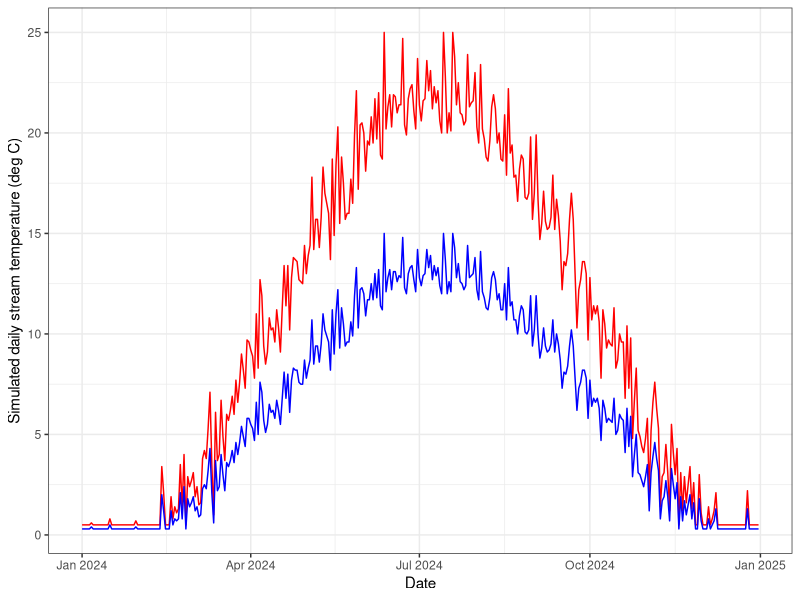

Source code (R): (Note: this script raises an error after producing the figure.)
## ---- chunk 1
library(tidyverse)
library(ggpubr)
## ---- chunk 2
# Set seed for reproducibility
set.seed(123)

# 1. Create a date range (1 year)
dates <- seq(as.Date("2024-01-01"), as.Date("2024-12-31"), by="day")
n <- length(dates)
doy <- as.numeric(format(dates, "%j")) # Day of year

# 2. Simulate Stream Temperature (Sine wave + Noise)
# Parameters: Midpoint, Amplitude, Offset
base_temp <- 10        # Average annual temperature
amplitude <- 12         # Seasonal fluctuation amplitude
# Peak temperature occurs late in the year (July/Aug)
stream_temp <- base_temp + amplitude * sin(2 * pi * (doy - 100) / 365)

# 3. Add random noise (daily weather variation)
noise <- rnorm(n, mean = 0, sd = 1.5)
simulated_temp <- stream_temp + noise

# 4. Force values near 0 to small postive, max = 25
simulated_temp[simulated_temp < 0.5] <- 0.5
simulated_temp[simulated_temp > 25] <- 25

# 4. Simulate cold regime using a multiplier
simulated_temp_cold <- simulated_temp*0.6

# 4. Create Data Frame
temp_df <- tibble(date = dates, 
                  doy = doy, 
                  temp_warm = round(simulated_temp, digits = 1), 
                  temp_cold = round(simulated_temp_cold, digits = 1))

# 5. Plot the simulation
temp_df %>% ggplot() + 
  geom_line(aes(x = date, y = temp_warm), color = "red") +
  geom_line(aes(x = date, y = temp_cold), color = "blue") +
  theme_bw() + 
  xlab("Date") + 
  ylab("Simulated daily stream temperature (deg C)")


# function to retrieve water temperature in patch = patch and at doy/time = t
get_patchtemp <- function(t, patch) {
  if (patch == "warm") {
    temp_df$temp_warm[temp_df$doy == t]
  } else {
    temp_df$temp_cold[temp_df$doy == t]
  }
}
## ---- chunk 3
fncGetBioEParms <- function(spp, pred.en.dens, prey.en.dens, oxy, pff, wt.nearest, 
  startweights = rep(initial.mass, numFish), pvals = rep(0.5, numFish), ration = rep(0.1, numFish)){
  
	N.sites <- nrow(wt.nearest) #here, sites are fish in each reach
  N.steps <- 1 #one time step
  Species <- spp
  SimMethod <- 1 #method that predicts growth
  Pred <- pred.en.dens #predator energy density
  Oxygen <- oxy #oxygen consumed
	PFF <- pff #percent indigestible prey
  stab.factor <- 0.5 #stability factor for other simulation methods
  epsilon <- 0.5 #also for other simulation methods
	endweights <- startweights*5
	TotalConsumption <- rep(100, N.sites)
	pvalues <- t(matrix(round(pvals, 5)))
	sitenames <- t(matrix(wt.nearest[,"pid"]))
	temperature <- t(wt.nearest[,"WT"])
  prey.energy.density <- t(matrix(rep(prey.en.dens, N.sites))) 
  ration <- t(matrix(round(ration, 5)))
  
  return(list(	
    "Species" = Species,
    "SimMethod" = SimMethod,
    "Wstart" = startweights,
    "Endweights" = endweights,
    "TotalConsumption" = TotalConsumption,
    "pp "= pvalues,
    "Temps" = temperature,
    "N.sites" = N.sites,
    "N.steps" = N.steps,
    "sitenames" = sitenames,
    "Pred" = Pred,
    "prey.energy.density" = prey.energy.density,
    "Oxygen" = Oxygen,
    "stab.factor" = stab.factor,
    "PFF" = PFF,
    "epsilon" = epsilon,
    "ration" = ration)
  )
  
}
## ---- chunk 4
# Constants, hard-coded - using RATION instead of p-values
fncReadConstants <- function() {
  
  # Get consumption constants
  # Cons <- data.frame(
  #   ConsEQ = 3,
  #   CA = 0.1317,
  #   CB = -0.1396,
  #   CQ = 3.0,
  #   CTO = 15.8,
  #   CTM = 17.5,
  #   CTL = 21.0,
  #   CK1 = 0.06,
  #   CK4 = 0.38)
  # 
  # # Get respiration constants
  # Resp <- data.frame(
  #   RespEQ = 1, 
  #   RA = 0.0009,
  #   RB = -0.1266,
  #   RQ = 0.0833,
  #   RTO = 0,
  #   RTM = 0,
  #   RTL = 0,
  #   RK1 = 1,
  #   RK4 = 0,
  #   ACT = 1,
  #   BACT = 0,
  #   SDA = 0.172)
  # 
  # # Get Excretion / Egestion Constants
  # Excr <- data.frame(
  #   ExcrEQ = 2, 
  #   FA = 0.212,  
  #   FB = -0.222, 
  #   FG = 0.631, 
  #   UA = 0.0314, 
  #   UB = 0.58, 
  #   UG = -0.299)
  
    Cons <- data.frame(
    ConsEQ = 4,
    CA = 0.628,
    CB = -0.3,
    CQ = 5,
    CTO = 20,
    CTM = 20,
    CTL = 24,
    CK1 = 0.33,
    CK4 = 0.2)
  
  # Get respiration constants
  Resp <- data.frame(
    RespEQ = 1, 
    RA = 0.00264,
    RB = -0.217,
    RQ = 0.06818,
    RTO = 0.0234,
    RTM = 0,
    RTL = 25,
    RK1 = 1,
    RK4 = 0.13,
    ACT = 9.7,
    BACT = 0.0405,
    SDA = 0.172)
  
  # Get Excretion / Egestion Constants
  Excr <- data.frame(
    ExcrEQ = 4, 
    FA = 0.212,  
    FB = -0.222, 
    FG = 0.631, 
    UA = 0.0314, 
    UB = 0.58, 
    UG = -0.299)
  
  # Return the Constants
  return(list("Consumption" = Cons, 
              "Respiration" = Resp, 
              "Excretion" = Excr))
}
## ---- chunk 5
# Consumption Equation 1
ConsumptionEQ1 <- function(W, TEMP, PP, PREY, CA, CB, CQ) {

	CMAX <- CA * (W ** CB)			#max specific feeding rate (g_prey/g_pred/d)
	CONS <<- (CMAX * PP * exp(CQ * TEMP))	#specific consumption rate (g_prey/g_pred/d) - grams prey consumed per gram of predator mass per day
	CONSj <<- CONS * PREY          		 #specific consumption rate (J/g_pred/d) - Joules consumed for each gram of predator for each day
	return(list("CMAX" = CMAX, "CONS" = CONS, "CONSj" = CONSj))
}

# Consumption Equation 2
ConsumptionEQ2 <- function(W, TEMP, PP, PREY, CA, CB, CTM, CTO, CQ) {

	Y <- log(CQ) * (CTM - CTO + 2)
	Z <- log(CQ) * (CTM - CTO)
	X <- (Z ^ 2 * (1 + (1 + 40 / Y) ^ .5) ^ 2) / 400
	V <- (CTM - TEMP) / (CTM - CTO)
	CMAX <- CA * (W ** CB)		
	CONS <- CMAX * PP * (V ** X) * exp(X * (1 - V))
	CONSj <- CONS*PREY             

	return(list("CMAX" = CMAX, "CONS" = CONS, "CONSj" = CONSj))
}

# Consumption Equation #3: Temperature Dependence for cool-cold water species
ConsumptionEQ3 <- function(W, TEMP, PP, PREY, CA, CB, CK1, CTO, CQ, CK4, CTL, CTM) {
	G1 <- (1 / (CTO - CQ)) * (log((0.98 * (1 - CK1)) / (CK1 * 0.02)))
	L1 <- exp(G1 * (TEMP - CQ))
	KA <- (CK1 * L1) / (1 + CK1 * (L1 - 1))
	G2 <- (1 / (CTL - CTM)) * (log((0.98 * (1 - CK4)) / (CK4 * 0.02)))
	L2 <- exp(G2 * (CTL - TEMP))
	KB <- (CK4 * L2) / (1 + CK4 * (L2 - 1))
	CMAX <- CA * (W ** CB)		#max specific feeding rate (g_prey/g_pred/d)
	
	CONS <- CMAX * PP * KA * KB		#specific consumption rate (g_prey/g_pred/d) - grams prey consumed per gram of predator mass per day
	
	CONSj <- CONS * PREY             #specific consumption rate (J/g_pred/d) - Joules consumed for each gram of predator for each day

	return(list("CMAX" = CMAX, "CONS" = CONS, "CONSj" = CONSj))
	}

# Consumption Equation 3 that gives CONS based on RATION instead of PP
ConsumptionEQ4 <- function(W, TEMP, RATION, PREY, CA, CB, CK1, CTO, CQ, CK4, CTL, CTM) {
  G1 <- (1 / (CTO - CQ)) * (log((0.98 * (1 - CK1)) / (CK1 * 0.02)))
  L1 <- exp(G1 * (TEMP - CQ))
  KA <- (CK1 * L1) / (1 + CK1 * (L1 - 1))
  G2 <- (1 / (CTL - CTM)) * (log((0.98 * (1 - CK4)) / (CK4 * 0.02)))
  L2 <- exp(G2 * (CTL - TEMP))
  KB <- (CK4 * L2) / (1 + CK4 * (L2 - 1))
  CMAX <- CA * (W ** CB)		#max specific feeding rate (g_prey/g_pred/d)
  
  RATION[RATION >= CMAX] <- CMAX[RATION >= CMAX]
  CONS <- RATION * KA * KB  #specific consumption rate (g_prey/g_pred/d) - grams prey consumed per gram of predator mass per day
  
  CONSj <- CONS * PREY  #specific consumption rate (J/g_pred/d) - Joules consumed for each gram of predator for each day
  
  return(list("CMAX" = CMAX, "CONS" = CONS, "CONSj" = CONSj))
}

# Excretion Equation 1
ExcretionEQ1 <- function(CONS, CONSj, TEMP, PP, FA, UA) {

	EG <- FA * CONS				# egestion (fecal waste) in g_waste/g_pred/d
	U <- UA * (CONS - EG)	 			# excretion (nitrogenous waste) in g_waste/g_pred/d

	EGj <- FA * CONSj				# egestion in J/g/d
	Uj <- UA * (CONSj - EGj)			# excretion in J/g/d

	return(list("EG" = EG, "EGj" = EGj, "U" = U, "Uj" = Uj))
	}	

# Excretion Equation 2
ExcretionEQ2 <- function(CONS, CONSj, TEMP, PP, FA, UA, FB, FG, UB, UG) {

	EG <- FA * TEMP ^ FB * exp(FG * PP) * CONS			# egestion (fecal waste) in g_waste/g_pred/d
	U <- UA * TEMP ^ UB * exp(UG * PP) * (CONS - EG)			# excretion (nitrogenous waste) in g_waste/g_pred/d

	EGj <- EG * CONSj / CONS					# egestion in J/g/d
	Uj <- U * CONSj / CONS					# excretion in J/g/d

	return(list("EG" = EG, "EGj" = EGj, "U" = U, "Uj" = Uj))
	}

# Excretion Equation 3 (W/ correction for indigestible prey as per Stewart 1983)
ExcretionEQ3 <- function(CONS, CONSj, TEMP, PP, FA, UA, FB, FG, UB, UG, PFF) {

	#Note: In R, "F" means "FALSE", here we use EG as the variable name for egestion instead of F (as in the FishBioE 3.0 manual)
	#Note:  PFF = 0 assumes prey are entirely digestible, making this essentially the same as Equation 2

	PE <- FA * (TEMP ** FB) * exp(FG * PP)

	PF <- ((PE - 0.1) / 0.9) * (1 - PFF) + PFF

	EG <- PF * CONS					# egestion (fecal waste) in g_waste/g_pred/d
	U <- UA * (TEMP ** UB) * (exp(UG * PP)) * (CONS - EG)	# excretion (nitrogenous waste) in g_waste/g_pred/d

	EGj <- PF * CONSj				# egestion in J/g/d
	Uj <- UA * (TEMP ** UB) * (exp(UG * PP)) * (CONSj - EGj)	# excretion in J/g/d

	return(list("EG" = EG, "EGj" = EGj, "U" = U, "Uj" = Uj))
	}	

# Excretion Equation 3 but using RATION instead of PP
ExcretionEQ4 <- function(CONS, CONSj, TEMP, RATION, CMAX, FA, UA, FB, FG, UB, UG, PFF) {
  
  #Note: In R, "F" means "FALSE", here we use EG as the variable name for egestion instead of F (as in the FishBioE 3.0 manual)
  #Note:  PFF = 0 assumes prey are entirely digestible, making this essentially the same as Equation 2
  
  RATION[RATION >= CMAX] <- CMAX[RATION >= CMAX]
  PP <- RATION / CMAX #calculating p-value based on ration and CMax inputs
  
  PE <- FA * (TEMP ** FB) * exp(FG * PP)
  
  PF <- ((PE - 0.1) / 0.9) * (1 - PFF) + PFF
  
  EG <- PF * CONS					# egestion (fecal waste) in g_waste/g_pred/d
  U <- UA * (TEMP ** UB) * (exp(UG * PP)) * (CONS - EG)	# excretion (nitrogenous waste) in g_waste/g_pred/d
  
  EGj <- PF * CONSj				# egestion in J/g/d
  Uj <- UA * (TEMP ** UB) * (exp(UG * PP)) * (CONSj - EGj)	# excretion in J/g/d
  
  return(list("EG" = EG, "EGj" = EGj, "U" = U, "Uj" = Uj))
}	

# Respiration Equation 1
RespirationEQ1 <- function(W, TEMP, CONS, EG, PREY, OXYGEN, RA, RB, ACT, SDA, RQ, RTO, RK1, RK4, RTL, BACT){

	VEL <- (RK1 * W ^ RK4) * (TEMP > RTL) + ACT * W ^ RK4 * exp(BACT * TEMP) * (1 - 1 * (TEMP > RTL))
	ACTIVITY <- exp(RTO * VEL)
	S <- SDA * (CONS - EG)					# proportion of assimilated energy lost to SDA in g/g/d (SDA is unitless)
	Sj <- S * PREY						# proportion of assimilated energy lost to SDA in J/g/d - Joules lost to digestion per gram of predator mass per day
	R <- RA * (W ** RB) * ACTIVITY * exp(RQ * TEMP)       	# energy lost to respiration (metabolism) in g/g/d
	Rj <- R * OXYGEN           				# energy lost to respiration (metabolism) in J/g/d - Joules per gram of predator mass per day
	return(list("R" = R, "Rj" = Rj, "S" = S, "Sj" = Sj))
	}

# Respiration Equation 2 (Temp dependent w/ ACT multiplier)
RespirationEQ2 <- function(W, TEMP, CONS, EG, PREY, OXYGEN, RA, RB, ACT, SDA, RTM, RTO, RQ) {

	V <- (RTM - TEMP) / (RTM - RTO)
	V[V < 0] <- 0.001 #AHF Added to stop errors when Water temps exceed RTM!
	Z <- (log(RQ)) * (RTM - RTO)
	Y <- (log(RQ)) * (RTM - RTO + 2)
	X <- ((Z ** 2) * (1 + (1 + 40 / Y) ** 0.5) ** 2) / 400
	S <- SDA * (CONS - EG)					# proportion of assimilated energy lost to SDA in g/g/d (SDA is unitless)
	Sj <- S * PREY						# proportion of assimilated energy lost to SDA in J/g/d - Joules lost to digestion per gram of predator mass per day
	R <- RA * (W ** RB) * ACT * ((V ** X) * (exp(X * (1 - V) )))     	# energy lost to respiration (metabolism) in g/g/d
	Rj <- R * OXYGEN           				# energy lost to respiration (metabolism) in J/g/d - Joules per gram of predator mass per day
	return(list("R" = R, "Rj" = Rj, "S" = S, "Sj" = Sj))
	}
## ---- chunk 6
CalculateGrowth <- function(Constants, Input) {
  
  pred <- Input$Pred
  Oxygen <- Input$Oxygen
  
  # Initialize Fish Weights
  W <- array(rep(0, (Input$N.sites * (Input$N.steps + 1))), c(Input$N.steps + 1, Input$N.sites))
  W[1,] <- as.numeric(Input$Wstart[1:ncol(W)])
  Growth <- array(rep(0, Input$N.sites * Input$N.steps), c(Input$N.steps, Input$N.sites))
  Growth_j <- Consumpt <- Consumpt_j <- Excret <- Excret_j <- Egest <- Egest_j <- Respirat <- Respirat_j <- S.resp <- Sj.resp <- Gg_WinBioE <- Gg_ELR <- Growth
  TotalC <- rep(0, Input$N.sites)
  
  ##Start Looping Through Time - for Known Consumption, solving for Weight
  t = 1
  for (t in 1:(Input$N.steps)) {
    
    ### Consumption 
    if(Constants$Consumption$ConsEQ == 1) {
      Cons <- with(Constants$Consumption, ConsumptionEQ1(W[t,], Input$Temps[t,], Input$pp[t,], Input$prey.energy.density[t,], Constants$Consumption$CA, Constants$Consumption$CB, Constants$Consumption$CQ))
    } else if(Constants$Consumption$ConsEQ == 2){
      Cons <- with(Constants$Consumption, ConsumptionEQ2(W[t,], Input$Temps[t,], Input$pp[t,], Input$prey.energy.density[t,], Constants$Consumption$CA, Constants$Consumption$CB, Constants$Consumption$CTM, Constants$Consumption$CTO, Constants$Consumption$CQ))
    } else if(Constants$Consumption$ConsEQ == 3){
      Cons <- with(Constants$Consumption, ConsumptionEQ3(W[t,], Input$Temps[t,], Input$pp[t,], Input$prey.energy.density[t,], Constants$Consumption$CA, Constants$Consumption$CB, Constants$Consumption$CK1, Constants$Consumption$CTO, Constants$Consumption$CQ, Constants$Consumption$CK4, Constants$Consumption$CTL, Constants$Consumption$CTM))
    } else if(Constants$Consumption$ConsEQ == 4){
      Cons <- with(Constants$Consumption, ConsumptionEQ4(W[t,], Input$Temps[t,], Input$ration[t,], Input$prey.energy.density[t,], Constants$Consumption$CA, Constants$Consumption$CB, Constants$Consumption$CK1, Constants$Consumption$CTO, Constants$Consumption$CQ, Constants$Consumption$CK4, Constants$Consumption$CTL, Constants$Consumption$CTM))
    }
    
    TotalC <- TotalC + Cons$CONS * W[t,]
    
    # store daily consumption 
    Consumpt[t,] <- as.numeric(Cons$CONS)
    Consumpt_j[t,] <- as.numeric(Cons$CONSj)
    
    
    ### Excretion / Egestion
    if(Constants$Excretion$ExcrEQ == 1) {
      ExcEgest <- with(Constants$Excretion, ExcretionEQ1(Cons$CONS, Cons$CONSj, Input$Temps[t,], Input$pp[t,], Constants$Excretion$FA, Constants$Excretion$UA))
    } else if (Constants$Excretion$ExcrEQ == 2) {
      ExcEgest <- with(Constants$Excretion, ExcretionEQ2(Cons$CONS, Cons$CONSj, Input$Temps[t,], Input$pp[t,], Constants$Excretion$FA, Constants$Excretion$UA, Constants$Excretion$FB, Constants$Excretion$FG, Constants$Excretion$UB, Constants$Excretion$UG ))
    } else if (Constants$Excretion$ExcrEQ == 3) {
      ExcEgest <- with(Constants$Excretion, ExcretionEQ3(Cons$CONS, Cons$CONSj, Input$Temps[t,], Input$pp[t,], Constants$Excretion$FA, Constants$Excretion$UA, Constants$Excretion$FB, Constants$Excretion$FG, Constants$Excretion$UB, Constants$Excretion$UG, Input$PFF) )
    } else if (Constants$Excretion$ExcrEQ == 4) {
      ExcEgest <- with(Constants$Excretion, ExcretionEQ4(Cons$CONS, Cons$CONSj, Input$Temps[t,], Input$ration[t,], Cons$CMAX, Constants$Excretion$FA, Constants$Excretion$UA, Constants$Excretion$FB, Constants$Excretion$FG, Constants$Excretion$UB, Constants$Excretion$UG, Input$PFF) )
    }
    
    # store daily excretion and egestion
    Excret[t,] <- as.numeric(ExcEgest$U)
    Excret_j[t,] <- as.numeric(ExcEgest$Uj)
    Egest[t,] <- as.numeric(ExcEgest$EG)
    Egest_j[t,] <- as.numeric(ExcEgest$EGj)
    
    
    ### Respiration
    if(Constants$Respiration$RespEQ == 1) {
      Resp <- with(Constants$Respiration, RespirationEQ1(W[t,], Input$Temps[t,], Cons$CONS, ExcEgest$EG, Input$prey.energy.density[t,], Input$Oxygen, Constants$Respiration$RA, Constants$Respiration$RB, Constants$Respiration$ACT, Constants$Respiration$SDA, Constants$Respiration$RQ,Constants$Respiration$RTO, Constants$Respiration$RK1, Constants$Respiration$RK4, Constants$Respiration$RTL, Constants$Respiration$BACT))
    } else if (Constants$Respiration$RespEQ == 2) {
      Resp <- with(Constants$Respiration, RespirationEQ2(W[t,], Input$Temps[t,], Cons$CONS, ExcEgest$EG, Input$prey.energy.density[t,], Input$Oxygen, Constants$Respiration$RA, Constants$Respiration$RB, Constants$Respiration$ACT, Constants$Respiration$SDA, Constants$Respiration$RTM, Constants$Respiration$RTO, Constants$Respiration$RQ))
    }
    
    #store daily respiration results
    Respirat[t,] <- as.numeric(Resp$R)
    Respirat_j[t,] <- as.numeric(Resp$Rj)
    S.resp[t,] <- as.numeric(Resp$S)
    Sj.resp[t,] <- as.numeric(Resp$Sj)
    
    
    ### Now calculate Growth
    
    # growth in J/g/d - Joules allocated to growth for each gram of predator on each day
    Gj <- Cons$CONSj - Resp$Rj - ExcEgest$EGj - ExcEgest$Uj - Resp$Sj	
    G <- Cons$CONS - Resp$R - ExcEgest$EG - ExcEgest$U - Resp$S
    # growth in g/d - Grams of predator growth each day
    Growth[t,] <- as.numeric(Gj * W[t,]) / pred
    Growth_j[t,] <- as.numeric(Gj)
    
    # growth in g/g/d (DailyWeightIncrement divided by fishWeight)
    Gg_WinBioE[t,] <- as.numeric(Growth[t,] / W[t,])			
    
    # growth in g/g/d (DailyWeightIncrement divided by average of fish start end weights)
    Gg_ELR[t,] <- Growth[t,] / ((as.numeric(Input$Wstart[1:ncol(W)]) + W[t,]) / 2)		
    
    # Calculate absolute weight at time t+1
    W[t + 1,] <- W[t,] + Growth[t,]
    
    
  } # End of cycles through time
  
  # Return Results	
  return(list(
    "TotalC" = TotalC,
    "W" = W, 
    "Growth" = Growth, 
    "Gg_WinBioE" = Gg_WinBioE, 
    "Gg_ELR" = Gg_ELR,
    "Growth_j" = Growth_j,
    "Consumption" = Consumpt,
    "Consumption_j" = Consumpt_j,
    "Excretion" = Excret,
    "Excretion_j" = Excret_j,
    "Egestion" = Egest,
    "Egestion_j" = Egest_j,
    "Respiration" = Respirat, 
    "Respiration_j" = Respirat_j, 
    "S.resp" = S.resp,
    "Sj.resp" = Sj.resp
  ))
}
## ---- chunk 7
BioE <- function (Input, Constants) {

# for simulation method =1 (we have p-vals, and want to solve for weights
if (Input$SimMethod == 1) {
  
	# Method 1: Calculate Growth from p-values and Temperatures
	Results <- CalculateGrowth(Constants, Input)
	W <- Results$W
	Growth <- Results$Growth
	
} else{

# We don't know p-values, but need to iteratively solve for them
# Method 2 or 3:  Calculate P-values from Total Growth or Consumption
# Need to assume p-values are constant with time
	
	# initialize first guess p-values of .5
	Input$pp <- array(rep(0.5, Input$N.sites * Input$N.step), 
		 c(Input$N.step, Input$N.sites))

	# set error at high value, iterate until it's small
	Error <- rep(99, Input$N.sites)
	iteration <- 0

### Interate until error is less than .1
	while(max(abs(Error)) > Input$epsilon) 
{
	iteration <- iteration + 1
		Results<- CalculateGrowth(Constants, Input)
		W <- Results$W
    TConsumption<- Results$TotalC

 # Find error (depending on which thing on which we're converging), and
 # and come up with new estimate for average p-value
		if (Input$SimMethod == 2)  {
		      Error <- (W[Input$N.step + 1,] - Input$Endweights)
  # Delta is the amount by which we'll change the p-value (prior to
  # scaling by the stability factor
		  	Delta <- (Input$Endweights) / (W[Input$N.step + 1,]) *
      	         Input$pp[1,] - Input$pp[1,]

		Pnew <- as.vector(Input$p[1,] + Input$stab.factor * Delta)
	# Guard against negative p-values
	 for (i in 1:length(Pnew)) {Pnew[i] = max(0, Pnew[i])}
		} else 
		{
	      Error <- (TConsumption - Input$TotalConsumption) / Input$TotalConsumption
	  	Delta <- Input$TotalConsumption/TConsumption * Input$p[1,] - Input$p[1,]
		Pnew <- as.vector(Input$p[1,] + Input$stab.factor * Delta)
	}
	# Update for user, show p-values and error, see if we're converging
		for (i in 1:Input$N.step) {Input$p[i,] <- as.numeric(Pnew)}
			print(paste("Pnew =",Pnew, "  Error =", Error))
	            print(paste("iteration = ", iteration))	
		} # end of while statement 
	} 

Results$pp = Input$pp
# We're done.  Let's return the results!
return(Results)
}
## ---- chunk 8
  #PIDs is vector of fish or a single fish
fncGrowthFish <- function(PIDs = NA){
  
  #these need to match what was used when pre-calculating growth 
  #(they define the dimensions of the array that the precalculated data are stored in)
  wt.seq <- seq(0.05, 25, 0.05) #water temperature
  ra.seq <- seq(0.02, 0.17, 0.001) #ration
  ma.seq <- seq(1, 1500, 1) #fish mass
  
  #get data
  if(any(is.na(PIDs))){
    td <- fish[, c("pid", "weight", "ration", wt.field)] #all fish
  } else {
    td <- fish[fish$pid %in% PIDs, c("pid", "weight", "ration", wt.field)] #specific fish
  }
  td[,"weight"][td[,"weight"] < 1] <- 1 #minimum value that can be looked up is 1 g
  
  if(nrow(td) > 0){ #ensure there are data before proceeding
    growth <- watemp <- vector(length = length(PIDs)) #create empty vectors
    #for each fish, lookup pre-calculated growth
    for(x in 1:length(PIDs)){
      wt.idx <- which.min(abs(wt.seq - td[,wt.field][x])) #which water temperature is closest to fish's?
      ra.idx <- which.min(abs(ra.seq - td[,"ration"][x])) #which ration is closest to fish's?
      ma.idx <- which.min(abs(ma.seq - td[,"weight"][x])) #which weight is closest to fishs?
      growth[x] <- wt.growth[wt.idx, ra.idx, ma.idx] #use these indices to look up pre-calculated growth
      watemp[x] <- wt.seq[wt.idx]
    }
    if(any(is.na(PIDs))) PIDs <- fish[,"pid"]
    lookup <- cbind("pid" = PIDs, "weight" = td[,"weight"], "ration" = td[,"ration"], "WT.actual" = td[,wt.field], "WT" = watemp, growth)
  
    return(lookup)
  } else{
    message("No fish IDs provided")
    return(NA)
  }
  
}
## ---- chunk 9
fncGrowthPossible <- function(fweight = 1, ssn, segs = NA){
  
  #these need to match what was used when pre-calculating growth 
  #(they define the dimensions of the array that the precalculated data are stored in)
  wt.seq <- seq(0.05, 25, 0.05) #water temperature
  ra.seq <- seq(0.02, 0.17, 0.001) #ration
  ma.seq <- seq(1, 1500, 1) #fish mass

  #get data
  if(any(is.na(segs))){
    td <- obs.df[obs.df$rid %in% ssn1@data$rid[ssn@data$accessible == 1], c("pid", "rid", "ration", wt.field)]
  } else {
    td <- obs.df[obs.df$rid %in% segs & obs.df$rid %in% ssn@data$rid[ssn@data$accessible == 1], c("pid", "rid", "ration", wt.field)]
  }

  if(nrow(td) > 0){ #ensure there are data before proceeding
    growth <- watemp <- vector(length = nrow(td)) #create empty vectors
    # for each location in stream network at this time, lookup pre-calculated growth potential
    for(x in 1:nrow(td)){
      wt.idx <- which.min(abs(wt.seq - td[,wt.field][x]))
      ra.idx <- which.min(abs(ra.seq - td[,"ration"][x]))
      ma.idx <- round(fweight, 2)
      ma.idx[ma.idx < 1] <- 1
      growth[x] <- wt.growth[wt.idx, ra.idx, ma.idx]
      watemp[x] <- wt.seq[wt.idx]
    }
    lookup <- cbind("pid" = td[,"pid"], "rid" = td[,"rid"], "weight" = rep(fweight, nrow(td)), 
            "ration" = td[,"ration"], "WT.actual" = td[,wt.field], "WT" = watemp, growth)
  
    return(lookup)
  } else{
    message("No accessible reaches provided")
    return(NA)
  }
  
}
## ---- chunk 10

choose_patch <- function(current_patch, W, T_warm, T_cold, F_warm, F_cold, p) {
  
  g_warm <- net_growth(W, T_warm, F_warm, p)
  g_cold <- net_growth(W, T_cold, F_cold, p)
  
  # Apply movement cost to whichever patch is *not* the current one
  if (current_patch == "warm") {
    g_cold_net <- g_cold - p$move_cost * W   # cost of leaving warm
    g_warm_net <- g_warm                      # staying: no cost
    if (g_cold_net > g_warm_net) {
      return(list(patch = "cold", moved = TRUE))
    } else {
      return(list(patch = "warm", moved = FALSE))
    }
  } else {
    g_warm_net <- g_warm - p$move_cost * W   # cost of leaving cold
    g_cold_net <- g_cold
    if (g_warm_net > g_cold_net) {
      return(list(patch = "warm", moved = TRUE))
    } else {
      return(list(patch = "cold", moved = FALSE))
    }
  }
}

## ---- chunk 11
spp <- "stealhead"
numFish <- 500 #number of fish in a network per scenario
Constants <- fncReadConstants()
st.wt <- 100 #starting weight
ration.lo <- 0.02
ration.hi <- ration.lo + 0.05
pred.en.dens <- 5900 #predator energy density
oxy <- 13560 #oxygen consumed
pff <- 0.1 #percent indigestible prey
prey.en.dens <- 3500 # see Railsback and Rose 1999, Beauchamp et al. 2007

  
# Set up arrays
waterTemps <- cbind("pid" = seq(1, length(seq(0.1, 25, 0.1))),"WT" = seq(0.1, 25, 0.1))
rations <- seq(0.02, 0.17, 0.001)
weights <- seq(1, 1500, 1)
wt.growth <- array(NA, dim = c(nrow(waterTemps), length(rations), length(weights))) #dim = c(250 WTs, 16 rations, 1500 weights)
p.values <- array(NA, dim = c(nrow(waterTemps), length(rations), length(weights)))
#respiration <- consumption <- wastes <- wt.growth

# Loop through arrays to record growth for each case
for(w in 1:dim(wt.growth)[3]){
  ww <- weights[w]
  for(r in 1:dim(wt.growth)[2]){
    rr <- rations[r]
    Input<- fncGetBioEParms("bulltrout", pred.en.dens, prey.en.dens, oxy, pff,
                            waterTemps, 
                            startweights = rep(ww, nrow(waterTemps)), 
                            pvals = rep(1, nrow(waterTemps)),
                            ration = rep(rr, nrow(waterTemps)))
    
    
    Results <- BioE(Input, Constants) #run BioE code given input and constants
    wt.growth[,r,w] <- c(Results$Gg_WinBioE)
    p.values[,r,w] <- c(Results$pp)
    # consumption[,r,w] <- c(Results$Consumption)
    # wastes[,r,w] <- c(Results$Egestion + Results$Excretion + Results$S.resp)
    # respiration[,r,w] <- c(Results$Respiration)
    
    ## In Joules instead of grams:
    # wt.growth[,r,w] <- c(Results$Growth_j)
    # consumption[,r,w] <- c(Results$Consumption_j)
    # wastes[,r,w] <- c(Results$Egestion_j + Results$Excretion_j + Results$Sj.resp)
    # respiration[,r,w] <- c(Results$Respiration_j)
  }
  # print(w)
}

# Save outputs. Only 'wt.growth' is needed for simulations. The others are merely for plotting below.
# save("wt.growth", file = "data.in/wt.growth.array.RData")
# save("respiration", file = "data.in/respiration.array.RData")
# save("wastes", file = "data.in/wastes.array.RData")
# save("consumption", file = "data.in/consumption.array.RData")



# Load back in to plot
# load("data.in/wt.growth.array.RData")
# load("data.in/consumption.array.RData")
# load("data.in/wastes.array.RData")
# load("data.in/respiration.array.RData")
# fncGetBioEParms("stealhead", pred.en.dens, prey.en.dens, oxy, pff,
#                             waterTemps, 
#                             startweights = rep(ww, nrow(waterTemps)), 
#                             pvals = rep(1, nrow(waterTemps)),
#                             ration = rep(rr, nrow(waterTemps)))

## ---- chunk 12
par(mfrow = c(2, 3), las = 1)
ylb <- "Growth rate (g/g/d)"
for(fish.mass in c(1, 10, 100, 250, 500, 1100)){
  plot(waterTemps[,"WT"], wt.growth[, 151, fish.mass], type='l', ylab = ylb, xlab = "Water temperature (C)", 
       col = 4, ylim = c(-0.04, 0.04), main = paste0("fish weight =", fish.mass," g")) #max ration
  for(i in seq(2, length(rations)-1, by = 10)){ lines(waterTemps[,"WT"], wt.growth[,i, fish.mass], col = "gray70")}
  abline(h = 0, lty = 2)
  lines(waterTemps[,"WT"], wt.growth[, 1, fish.mass], col = 2, lwd = 1.5) # min ration
  lines(waterTemps[,"WT"], wt.growth[, 151, fish.mass], col = 4, lwd = 1.5) # max ration
}
## ---- chunk 13
# dim(wt.growth)[3]
opttemptib <- tibble(weight = weights, 
                     opttemp_ratlo = NA, opttemp_rathi = NA, 
                     growth_ggd_ratlo = NA, growth_ggd_rathi = NA)

for (i in 1:dim(wt.growth)[3]) {
  opttemptib$opttemp_ratlo[i] <- waterTemps[which.max(wt.growth[,10,i]),2]
  opttemptib$opttemp_rathi[i] <- waterTemps[which.max(wt.growth[,151,i]),2]
  opttemptib$growth_ggd_ratlo[i] <- wt.growth[which.max(wt.growth[,10,i]),10,i]
  opttemptib$growth_ggd_rathi[i] <- wt.growth[which.max(wt.growth[,151,i]),151,i]
}

opttemptib %>% ggplot() +
  geom_line(aes(x = weight, y = opttemp_ratlo), color = 2) +
  geom_line(aes(x = weight, y = opttemp_rathi), color = 4) +
  theme_bw() + xlab("Fish weight (g)") + ylab("Optimal temperature for growth (C)")

opttemptib %>% ggplot() +
  geom_line(aes(x = weight, y = growth_ggd_ratlo), color = 2) +
  geom_line(aes(x = weight, y = growth_ggd_rathi), color = 4) +
  theme_bw() + xlab("Fish weight (g)") + ylab("Maximum growth rate (g/g/d)")
## ---- chunk 14
grate_df <- tibble(temp = waterTemps[,2],
                   grate_ggd = wt.growth[,151,10]) %>%
  mutate(temp = trimws(temp))

growthregime_df <- temp_df %>%
  mutate(temp_warm = trimws(temp_warm),
         temp_cold = trimws(temp_cold)) %>%
  left_join(grate_df, by = c("temp_warm" = "temp")) %>% rename(grpot_warm = grate_ggd) %>%
  left_join(grate_df, by = c("temp_cold" = "temp")) %>% rename(grpot_cold = grate_ggd) %>%
  mutate(grpot_track = pmax(grpot_warm, grpot_cold)) %>%
  mutate(cumul_grpot_warm = cumsum(grpot_warm),
         cumul_grpot_cold = cumsum(grpot_cold),
         cumul_grpot_track = cumsum(grpot_track),
         habitat = case_when(
           grpot_cold > grpot_warm ~ "cold",
           grpot_warm > grpot_cold ~ "warm",
           TRUE ~ "tie"
         ))
  
head(growthregime_df)
## ---- chunk 15
growthregime_df %>% ggplot() +
  geom_line(aes(x = date, y = grpot_warm), col = "red") +
  geom_line(aes(x = date, y = grpot_cold), col = "blue") +
  theme_bw() +
  xlab("Date") +
  ylab("Growth potential (g/g/day)")
## ---- chunk 16
growthregime_df %>% ggplot() +
  geom_line(aes(x = date, y = cumul_grpot_warm), col = "red") +
  geom_line(aes(x = date, y = cumul_grpot_cold), col = "blue") +
  geom_line(aes(x = date, y = cumul_grpot_track), col = "purple", linetype = "dashed") +
  theme_bw() +
  xlab("Date") +
  ylab("Cumulative growth potential (g)")
## ---- chunk 17
growthregime_df %>% 
  mutate(habitat_num = as.numeric(as.factor(habitat))) %>%
  ggplot() +
  geom_line(aes(x = date, y = habitat_num)) +
  theme_bw() +
  xlab("Date") +
  ylab("Habitat with max. GP (cold = 1, warm = 2)")
## ---- chunk 18
# set up table
growthregime_df_2 <- temp_df %>% 
  # bind_rows(temp_df %>% mutate(date = date + years(1))) %>% 
  # bind_rows(temp_df %>% mutate(date = date + years(2))) %>% 
  # bind_rows(temp_df %>% mutate(date = date + years(3))) %>% 
  # bind_rows(temp_df %>% mutate(date = date + years(4))) %>% 
  # bind_rows(temp_df %>% mutate(date = date + years(5))) %>%
  mutate(grpot_warm = NA, grpot_cold = NA, weight_warm = NA, weight_cold = NA) %>%
  mutate(temp_warm = trimws(temp_warm), temp_cold = trimws(temp_cold)) #%>%
  # filter(date >= date("2024-06-01"))

# set starting weight
startweight <- 10

# habitat specific ration
ration_cold <- 0.10
ration_warm <- 0.10


for (i in 1:dim(growthregime_df_2)[1]) {
  if (i == 1) {
    grpot_warm <- wt.growth[which(waterTemps[,2] == growthregime_df_2$temp_warm[i]),which(rations == ration_warm),startweight]
    grpot_cold <- wt.growth[which(waterTemps[,2] == growthregime_df_2$temp_cold[i]),which(rations == ration_cold),startweight]
    weight_warm <- startweight + (startweight * grpot_warm)
    weight_cold <- startweight + (startweight * grpot_cold)
    
    growthregime_df_2$grpot_warm[i] <- grpot_warm
    growthregime_df_2$grpot_cold[i] <- grpot_cold
    growthregime_df_2$weight_warm[i] <- weight_warm
    growthregime_df_2$weight_cold[i] <- weight_cold
  } else {
    grpot_warm <- wt.growth[which(waterTemps[,2] == growthregime_df_2$temp_warm[i]),which(rations == ration_warm),round(growthregime_df_2$weight_warm[i-1], digits = 0)]
    grpot_cold <- wt.growth[which(waterTemps[,2] == growthregime_df_2$temp_cold[i]),which(rations == ration_cold),round(growthregime_df_2$weight_cold[i-1], digits = 0)]
    weight_warm <- growthregime_df_2$weight_warm[i-1] + (growthregime_df_2$weight_warm[i-1] * grpot_warm)
    weight_cold <- growthregime_df_2$weight_cold[i-1] + (growthregime_df_2$weight_cold[i-1] * grpot_cold)
    
    growthregime_df_2$grpot_warm[i] <- grpot_warm
    growthregime_df_2$grpot_cold[i] <- grpot_cold
    growthregime_df_2$weight_warm[i] <- weight_warm
    growthregime_df_2$weight_cold[i] <- weight_cold
  }
  # print(i)
}


p1 <- growthregime_df_2 %>% ggplot() +
  geom_line(aes(x = date, y = grpot_warm), col = "red") +
  geom_line(aes(x = date, y = grpot_cold), col = "blue") +
  theme_bw() +
  xlab("Date") +
  ylab("Growth potential (g/g/day)")

p2 <- growthregime_df_2 %>% ggplot() +
  geom_line(aes(x = date, y = weight_warm), col = "red") +
  geom_line(aes(x = date, y = weight_cold), col = "blue") +
  # geom_line(aes(x = date, y = cumul_grpot_track), col = "purple", linetype = "dashed") +
  theme_bw() +
  xlab("Date") +
  ylab("Cumulative growth potential (g)")

ggarrange(p1, p2)
## ---- chunk 19
# set up table
growthregime_df_2 <- temp_df %>% 
  # bind_rows(temp_df %>% mutate(date = date + years(1))) %>% 
  # bind_rows(temp_df %>% mutate(date = date + years(2))) %>% 
  # bind_rows(temp_df %>% mutate(date = date + years(3))) %>% 
  # bind_rows(temp_df %>% mutate(date = date + years(4))) %>% 
  # bind_rows(temp_df %>% mutate(date = date + years(5))) %>%
  mutate(grpot_warm = NA, grpot_cold = NA, weight_warm = NA, weight_cold = NA) %>%
  mutate(temp_warm = trimws(temp_warm), temp_cold = trimws(temp_cold)) #%>%
  # filter(date >= date("2024-06-01"))

# set starting weight
startweight <- 10

# habitat specific ration
ration_cold <- 0.07
ration_warm <- 0.10


for (i in 1:dim(growthregime_df_2)[1]) {
  if (i == 1) {
    grpot_warm <- wt.growth[which(waterTemps[,2] == growthregime_df_2$temp_warm[i]),which(rations == ration_warm),startweight]
    grpot_cold <- wt.growth[which(waterTemps[,2] == growthregime_df_2$temp_cold[i]),which(rations == ration_cold),startweight]
    weight_warm <- startweight + (startweight * grpot_warm)
    weight_cold <- startweight + (startweight * grpot_cold)
    
    growthregime_df_2$grpot_warm[i] <- grpot_warm
    growthregime_df_2$grpot_cold[i] <- grpot_cold
    growthregime_df_2$weight_warm[i] <- weight_warm
    growthregime_df_2$weight_cold[i] <- weight_cold
  } else {
    grpot_warm <- wt.growth[which(waterTemps[,2] == growthregime_df_2$temp_warm[i]),which(rations == ration_warm),round(growthregime_df_2$weight_warm[i-1], digits = 0)]
    grpot_cold <- wt.growth[which(waterTemps[,2] == growthregime_df_2$temp_cold[i]),which(rations == ration_cold),round(growthregime_df_2$weight_cold[i-1], digits = 0)]
    weight_warm <- growthregime_df_2$weight_warm[i-1] + (growthregime_df_2$weight_warm[i-1] * grpot_warm)
    weight_cold <- growthregime_df_2$weight_cold[i-1] + (growthregime_df_2$weight_cold[i-1] * grpot_cold)
    
    growthregime_df_2$grpot_warm[i] <- grpot_warm
    growthregime_df_2$grpot_cold[i] <- grpot_cold
    growthregime_df_2$weight_warm[i] <- weight_warm
    growthregime_df_2$weight_cold[i] <- weight_cold
  }
  # print(i)
}


p1 <- growthregime_df_2 %>% ggplot() +
  geom_line(aes(x = date, y = grpot_warm), col = "red") +
  geom_line(aes(x = date, y = grpot_cold), col = "blue") +
  theme_bw() +
  xlab("Date") +
  ylab("Growth potential (g/g/day)")

p2 <- growthregime_df_2 %>% ggplot() +
  geom_line(aes(x = date, y = weight_warm), col = "red") +
  geom_line(aes(x = date, y = weight_cold), col = "blue") +
  # geom_line(aes(x = date, y = cumul_grpot_track), col = "purple", linetype = "dashed") +
  theme_bw() +
  xlab("Date") +
  ylab("Cumulative growth potential (g)")

ggarrange(p1, p2)
